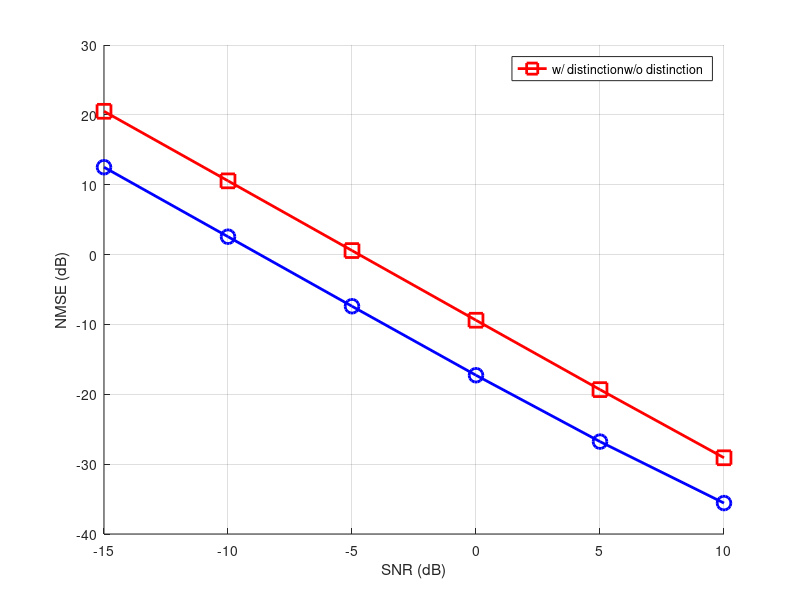

This figure's MATLAB source:
%% graph drawing phase
clear
load("result_SW_OMP_LosNLos.mat");
figure('Position', [100 100 500 375]);
grid on
hold on

plot(sn_dB, NMSE_dB_losnlos, "r-s", "LineWidth", 2, "MarkerSize", 10)
plot(sn_dB, NMSE_dB, "b-o", "LineWidth", 2, "MarkerSize", 10)

xlabel("SNR (dB)")
ylabel("NMSE (dB)")
legend(["w/ distinction","w/o distinction"], "Location","northeast")
% title(['NMSE versus SNR (M = ', num2str(M), ')'])